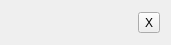
<?xml version="1.0" encoding="UTF-8"?>
<ui version="4.0">
 <class>ShaderFileTabHeader</class>
 <widget class="QWidget" name="ShaderFileTabHeader">
  <property name="geometry">
   <rect>
    <x>0</x>
    <y>0</y>
    <width>171</width>
    <height>45</height>
   </rect>
  </property>
  <property name="windowTitle">
   <string>Form</string>
  </property>
  <layout class="QGridLayout" name="gridLayout">
   <item row="0" column="1">
    <widget class="QToolButton" name="close">
     <property name="text">
      <string>X</string>
     </property>
    </widget>
   </item>
   <item row="0" column="0">
    <widget class="QLabel" name="name">
     <property name="text">
      <string/>
     </property>
    </widget>
   </item>
  </layout>
 </widget>
 <resources/>
 <connections/>
</ui>
